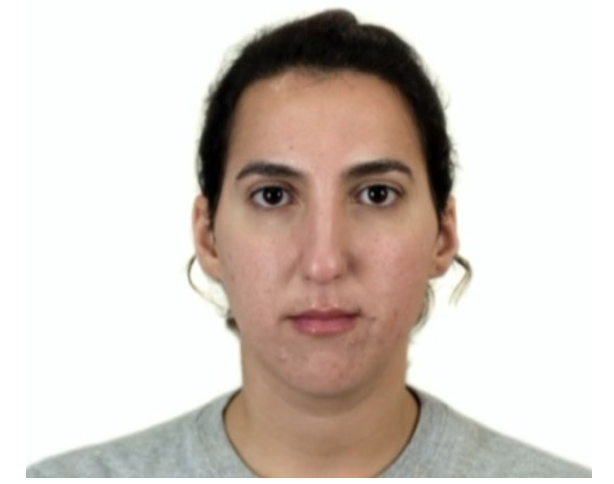
#> input picture project1/pp1.png, 614 x 484 px
$ python project1.py   (older library calls are emulated)
#> lines starting #> are read from the running program, lines starting #| are printed output that depends on the picture; after the words box and inside, x2 and y2 are one past the last pixel; in counts of white or black regions, pixels touching at a corner belong together
import numpy as np
import cv2
import math
import random
from matplotlib import pyplot as plt
from scipy.signal import convolve2d

def skin_rgb_threshold(src):
    # extract color channels and save as SIGNED ints
    # need the extra width to do subraction
    b = src[:,:,0].astype(np.int16)
    g = src[:,:,1].astype(np.int16)
    r = src[:,:,2].astype(np.int16)

    skin_mask =                                    \
          (r > 96) & (g > 40) & (b > 10)           \
        & ((src.max() - src.min()) > 15)           \
        & (np.abs(r-g) > 15) & (r > g) & (r > b)

    return src * skin_mask.reshape(skin_mask.shape[0], skin_mask.shape[1], 1)

im1 = cv2.imread('pp1.png')
#> im1 is the input picture: shape (484, 614, 3); mean B, G, R 196.2, 203.3, 212.8
im2 = cv2.imread('pp2.png')
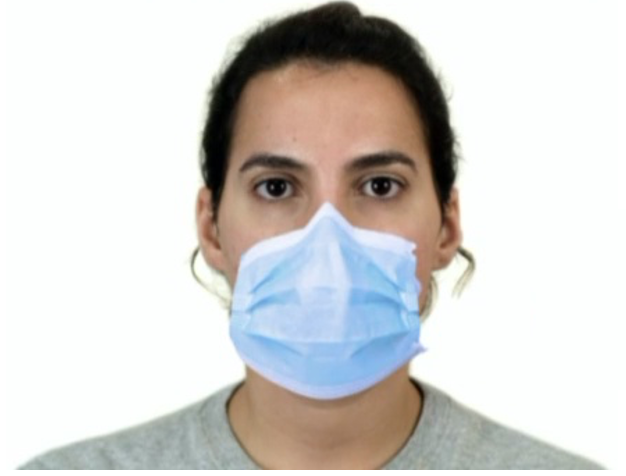
#> input picture project1/pp2.png, 626 x 476 px
#> im2 is the input picture: shape (476, 626, 3); mean B, G, R 208, 210.6, 212.2

imagePath = "pp1.png"
imagePath2 = 'pp2.png'
cascPath = cv2.data.haarcascades + 'haarcascade_frontalface_default.xml'

# Create the haar cascade
faceCascade = cv2.CascadeClassifier(cascPath)

gray = cv2.cvtColor(im1, cv2.COLOR_BGR2GRAY)
gray2 = cv2.cvtColor(im2, cv2.COLOR_BGR2GRAY)
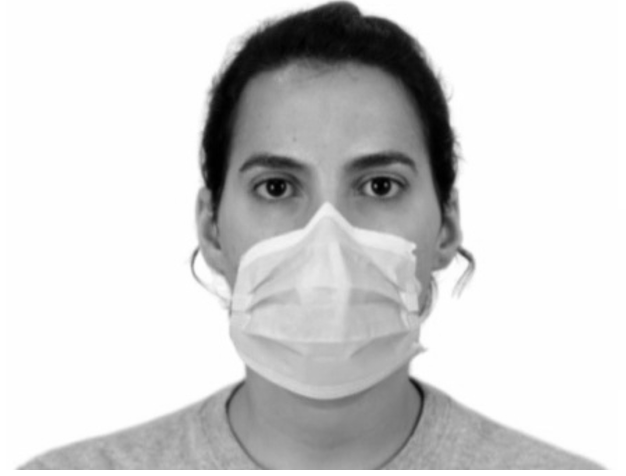
#> gray2: shape (476, 626); min 0, max 255, mean 210.6

# Detect faces in the image
faces = faceCascade.detectMultiScale(
    gray,
    scaleFactor=1.1,
    minNeighbors=5,
    minSize=(30, 30),
    #flags = cv2.CV_HAAR_SCALE_IMAGE
)
#> faces = [[180, 82, 294, 294]]
faces2 = faceCascade.detectMultiScale(
    gray2,
    scaleFactor=1.1,
    minNeighbors=5,
    minSize=(30, 30),
    #flags = cv2.CV_HAAR_SCALE_IMAGE
)
#> faces2 = [[185, 76, 291, 291]]

print("Found {0} face(s)!".format(len(faces)))
#| Found 1 face(s)!
print("Found {0} face(s) with a mask!".format(len(faces2)))
#| Found 1 face(s) with a mask!

# Draw a rectangle around the faces
for (x, y, w, h) in faces:
    cv2.rectangle(im1, (x, y-40), (x+w, y+h+80), (0, 255, 0), 2)
    cut =im1[y-40:y+h+80,x:x+w,:]
    cv2.imwrite("cut1.png",cut)
    plt.figure()
    plt.title('face with no mask')
    plt.imshow(cv2.cvtColor(im1,cv2.COLOR_BGR2RGB))
#> this loop made 1 pass
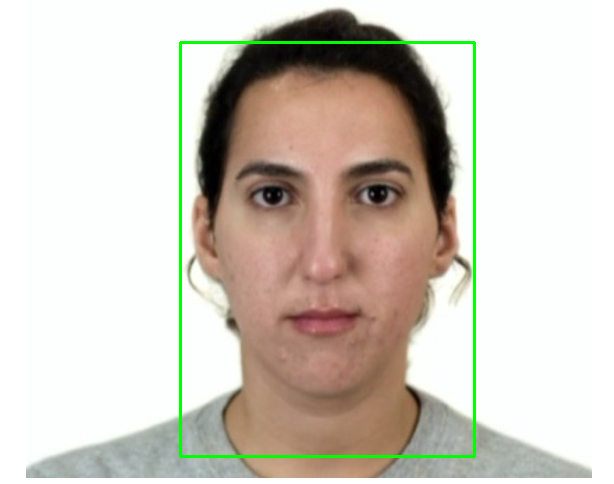
#> im1: shape (484, 614, 3); 1.43% of pixels changed, all inside (x1, y1, x2, y2) = (179, 41, 476, 458)

for (x, y, w, h) in faces2:
    cv2.rectangle(im2, (x, y-40), (x+w, y+h+80), (0, 255, 0), 2)
    cut =im2[y-40:y+h+80,x:x+w,:]
    cv2.imwrite("cut2.png",cut)
    plt.figure()
    plt.title('face with mask')
    plt.imshow(cv2.cvtColor(im2,cv2.COLOR_BGR2RGB))
#> this loop made 1 pass
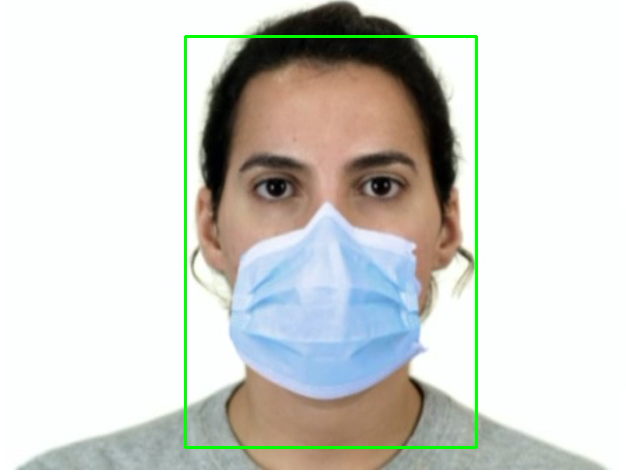
#> im2: shape (476, 626, 3); 1.41% of pixels changed, all inside (x1, y1, x2, y2) = (184, 35, 478, 449)

cv2.imshow("Faces found", im1)
cv2.imshow("Faces found (with mask)", im2)

cutImage = cv2.imread('cut1.png')
cutImage2 = cv2.imread('cut2.png')

plt.figure()
plt.title("Before Skin Detection (without mask)")
img = cv2.cvtColor(cutImage, cv2.COLOR_BGR2GRAY)
plt.imshow(img,cmap='gray', vmin=0, vmax=255)

img = cv2.cvtColor(cutImage, cv2.COLOR_BGR2RGB)
#> img: shape (414, 294, 3)
skin_detect = skin_rgb_threshold(cutImage)
#> in skin_rgb_threshold, `skin_mask =                                    \ (r > 96) & (g > 40) &..`:
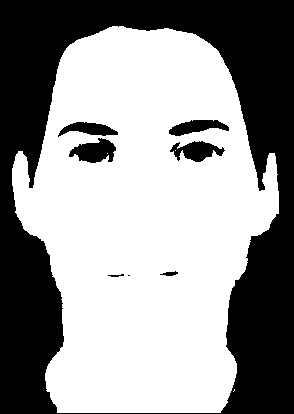
#> skin_mask: shape (414, 294) bool; 59.1% white; 8 black regions (1 under 20 px), largest, box (x1, y1, x2, y2) and area: (0, 0, 294, 414) 47179, (69, 138, 116, 163) 741, (170, 141, 225, 162) 661
plt.figure()
plt.title("After Skin Detection (without mask)")
plt.imshow(cv2.cvtColor(skin_detect, cv2.COLOR_BGR2RGB))

plt.figure()
plt.title("Before Skin Detection (with mask)")
img2 = cv2.cvtColor(cutImage2, cv2.COLOR_BGR2GRAY)
plt.imshow(img2, cmap='gray', vmin=0, vmax=255)

img2 = cv2.cvtColor(cutImage2, cv2.COLOR_BGR2RGB)
#> img2: shape (411, 291, 3)
skin_detect2 = skin_rgb_threshold(cutImage2)
#> in skin_rgb_threshold (call 2), `skin_mask =                                    \ (r > 96) & (g > 40) &..`: skin_mask: shape (411, 291) bool; 37% white; 2 white regions, box (x1, y1, x2, y2) and area: (11, 24, 278, 278) 33385, (43, 329, 235, 410) 10847
#> in skin_rgb_threshold (call 2), `return src * skin_mask.reshape(skin_mask.shape[0], skin_mask.shape[1],..`:
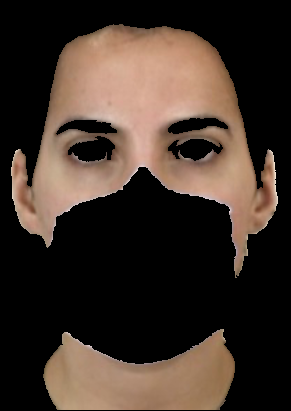
#> returned value: shape (411, 291, 3); mean of channels 0, 1, 2 41.9, 50.7, 64.3; drawn as B, G, R
plt.figure()
plt.title("After Skin Detection (with mask)")
plt.imshow(cv2.cvtColor(skin_detect2, cv2.COLOR_BGR2RGB))

skin_detect2_resized = cv2.resize(skin_detect, (skin_detect.shape[1], skin_detect.shape[0]))
alpha = 0.5
beta = (1.0 - alpha)
dst = cv2.addWeighted(skin_detect, alpha, skin_detect2_resized, beta, 0.0)
plt.figure()
plt.title('merged images of skin detected with and without mask')
plt.imshow(cv2.cvtColor(dst, cv2.COLOR_BGR2RGB))

cut1 = cv2.imread('cut1.png')
cut1_resized = cv2.resize(cut1, (dst.shape[1], dst.shape[0]))
dst2 = cv2.addWeighted(dst, alpha, cut1_resized, beta, 0.0)
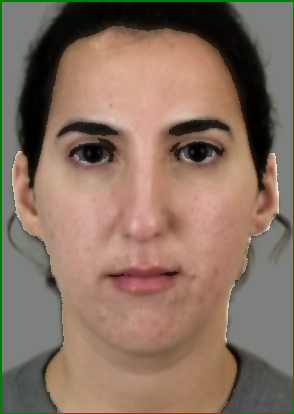
#> dst2: shape (414, 294, 3); mean B, G, R 97.1, 112.8, 135.4
plt.figure()
plt.title('Final merged images.')
plt.imshow(cv2.cvtColor(dst2, cv2.COLOR_BGR2RGB))

plt.show()
